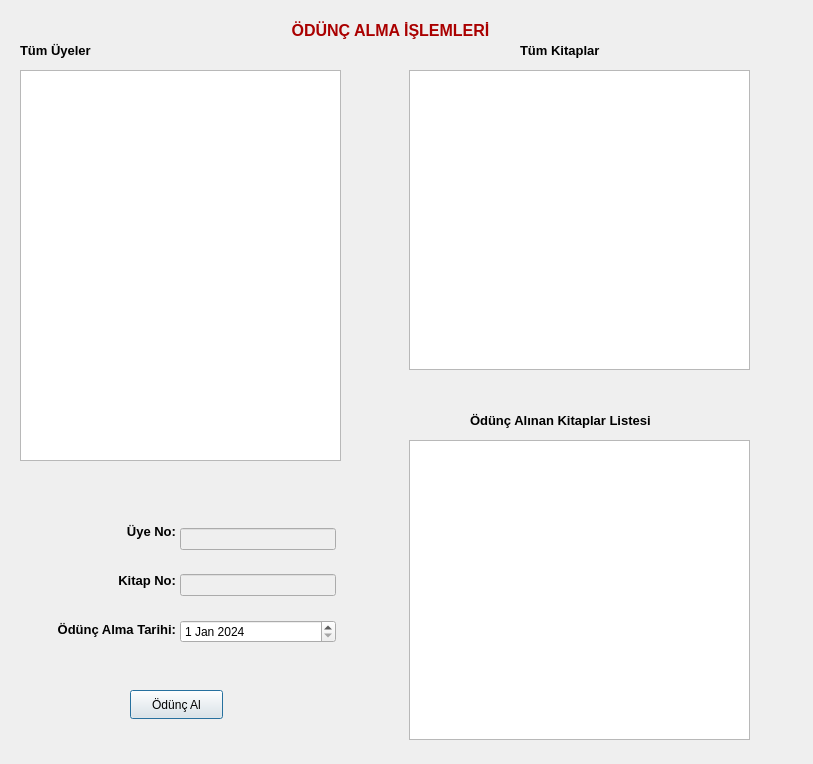
<?xml version="1.0" encoding="UTF-8"?>
<ui version="4.0">
 <class>kitapal</class>
 <widget class="QDialog" name="kitapal">
  <property name="geometry">
   <rect>
    <x>0</x>
    <y>0</y>
    <width>813</width>
    <height>764</height>
   </rect>
  </property>
  <property name="windowTitle">
   <string>Dialog</string>
  </property>
  <widget class="QTableView" name="tableView_uyeler">
   <property name="geometry">
    <rect>
     <x>20</x>
     <y>70</y>
     <width>321</width>
     <height>391</height>
    </rect>
   </property>
  </widget>
  <widget class="QTableView" name="tableView_kitaplar">
   <property name="geometry">
    <rect>
     <x>409</x>
     <y>70</y>
     <width>341</width>
     <height>300</height>
    </rect>
   </property>
  </widget>
  <widget class="QTableView" name="tableView_oduncler">
   <property name="geometry">
    <rect>
     <x>409</x>
     <y>440</y>
     <width>341</width>
     <height>300</height>
    </rect>
   </property>
  </widget>
  <widget class="QLabel" name="label">
   <property name="geometry">
    <rect>
     <x>20</x>
     <y>40</y>
     <width>141</width>
     <height>20</height>
    </rect>
   </property>
   <property name="font">
    <font>
     <pointsize>10</pointsize>
     <bold>true</bold>
    </font>
   </property>
   <property name="text">
    <string>Tüm Üyeler</string>
   </property>
  </widget>
  <widget class="QLabel" name="label_2">
   <property name="geometry">
    <rect>
     <x>520</x>
     <y>40</y>
     <width>141</width>
     <height>20</height>
    </rect>
   </property>
   <property name="font">
    <font>
     <pointsize>10</pointsize>
     <bold>true</bold>
    </font>
   </property>
   <property name="text">
    <string>Tüm Kitaplar</string>
   </property>
  </widget>
  <widget class="QLabel" name="label_3">
   <property name="geometry">
    <rect>
     <x>470</x>
     <y>410</y>
     <width>241</width>
     <height>20</height>
    </rect>
   </property>
   <property name="font">
    <font>
     <pointsize>10</pointsize>
     <bold>true</bold>
    </font>
   </property>
   <property name="text">
    <string>Ödünç Alınan Kitaplar Listesi</string>
   </property>
  </widget>
  <widget class="QPushButton" name="btn_odunc_al">
   <property name="geometry">
    <rect>
     <x>130</x>
     <y>690</y>
     <width>93</width>
     <height>29</height>
    </rect>
   </property>
   <property name="text">
    <string>Ödünç Al</string>
   </property>
   <property name="checkable">
    <bool>false</bool>
   </property>
   <property name="default">
    <bool>true</bool>
   </property>
  </widget>
  <widget class="QLabel" name="label_7">
   <property name="geometry">
    <rect>
     <x>170</x>
     <y>20</y>
     <width>441</width>
     <height>20</height>
    </rect>
   </property>
   <property name="palette">
    <palette>
     <active>
      <colorrole role="WindowText">
       <brush brushstyle="SolidPattern">
        <color alpha="255">
         <red>170</red>
         <green>0</green>
         <blue>0</blue>
        </color>
       </brush>
      </colorrole>
     </active>
     <inactive>
      <colorrole role="WindowText">
       <brush brushstyle="SolidPattern">
        <color alpha="255">
         <red>170</red>
         <green>0</green>
         <blue>0</blue>
        </color>
       </brush>
      </colorrole>
     </inactive>
     <disabled/>
    </palette>
   </property>
   <property name="font">
    <font>
     <pointsize>12</pointsize>
     <bold>true</bold>
    </font>
   </property>
   <property name="text">
    <string>ÖDÜNÇ ALMA İŞLEMLERİ</string>
   </property>
   <property name="alignment">
    <set>Qt::AlignCenter</set>
   </property>
  </widget>
  <widget class="QWidget" name="layoutWidget">
   <property name="geometry">
    <rect>
     <x>180</x>
     <y>510</y>
     <width>156</width>
     <height>151</height>
    </rect>
   </property>
   <layout class="QVBoxLayout" name="verticalLayout">
    <item>
     <widget class="QLineEdit" name="lineEdit_uyeno">
      <property name="enabled">
       <bool>false</bool>
      </property>
     </widget>
    </item>
    <item>
     <widget class="QLineEdit" name="lineEdit_kitapno">
      <property name="enabled">
       <bool>false</bool>
      </property>
     </widget>
    </item>
    <item>
     <widget class="QDateEdit" name="dateEdit">
      <property name="dateTime">
       <datetime>
        <hour>0</hour>
        <minute>0</minute>
        <second>0</second>
        <year>2024</year>
        <month>1</month>
        <day>1</day>
       </datetime>
      </property>
      <property name="maximumDateTime">
       <datetime>
        <hour>20</hour>
        <minute>59</minute>
        <second>59</second>
        <year>2030</year>
        <month>12</month>
        <day>31</day>
       </datetime>
      </property>
      <property name="minimumDateTime">
       <datetime>
        <hour>23</hour>
        <minute>0</minute>
        <second>0</second>
        <year>2019</year>
        <month>12</month>
        <day>31</day>
       </datetime>
      </property>
      <property name="date">
       <date>
        <year>2024</year>
        <month>1</month>
        <day>1</day>
       </date>
      </property>
     </widget>
    </item>
   </layout>
  </widget>
  <widget class="QWidget" name="layoutWidget">
   <property name="geometry">
    <rect>
     <x>20</x>
     <y>510</y>
     <width>156</width>
     <height>141</height>
    </rect>
   </property>
   <layout class="QVBoxLayout" name="verticalLayout_2">
    <item>
     <widget class="QLabel" name="label_4">
      <property name="font">
       <font>
        <pointsize>10</pointsize>
        <bold>true</bold>
       </font>
      </property>
      <property name="text">
       <string>Üye No:</string>
      </property>
      <property name="alignment">
       <set>Qt::AlignRight|Qt::AlignTrailing|Qt::AlignVCenter</set>
      </property>
     </widget>
    </item>
    <item>
     <widget class="QLabel" name="label_5">
      <property name="font">
       <font>
        <pointsize>10</pointsize>
        <bold>true</bold>
       </font>
      </property>
      <property name="text">
       <string>Kitap No:</string>
      </property>
      <property name="alignment">
       <set>Qt::AlignRight|Qt::AlignTrailing|Qt::AlignVCenter</set>
      </property>
     </widget>
    </item>
    <item>
     <widget class="QLabel" name="label_6">
      <property name="font">
       <font>
        <pointsize>10</pointsize>
        <bold>true</bold>
       </font>
      </property>
      <property name="text">
       <string>Ödünç Alma Tarihi:</string>
      </property>
      <property name="alignment">
       <set>Qt::AlignRight|Qt::AlignTrailing|Qt::AlignVCenter</set>
      </property>
     </widget>
    </item>
   </layout>
  </widget>
 </widget>
 <resources/>
 <connections/>
</ui>
